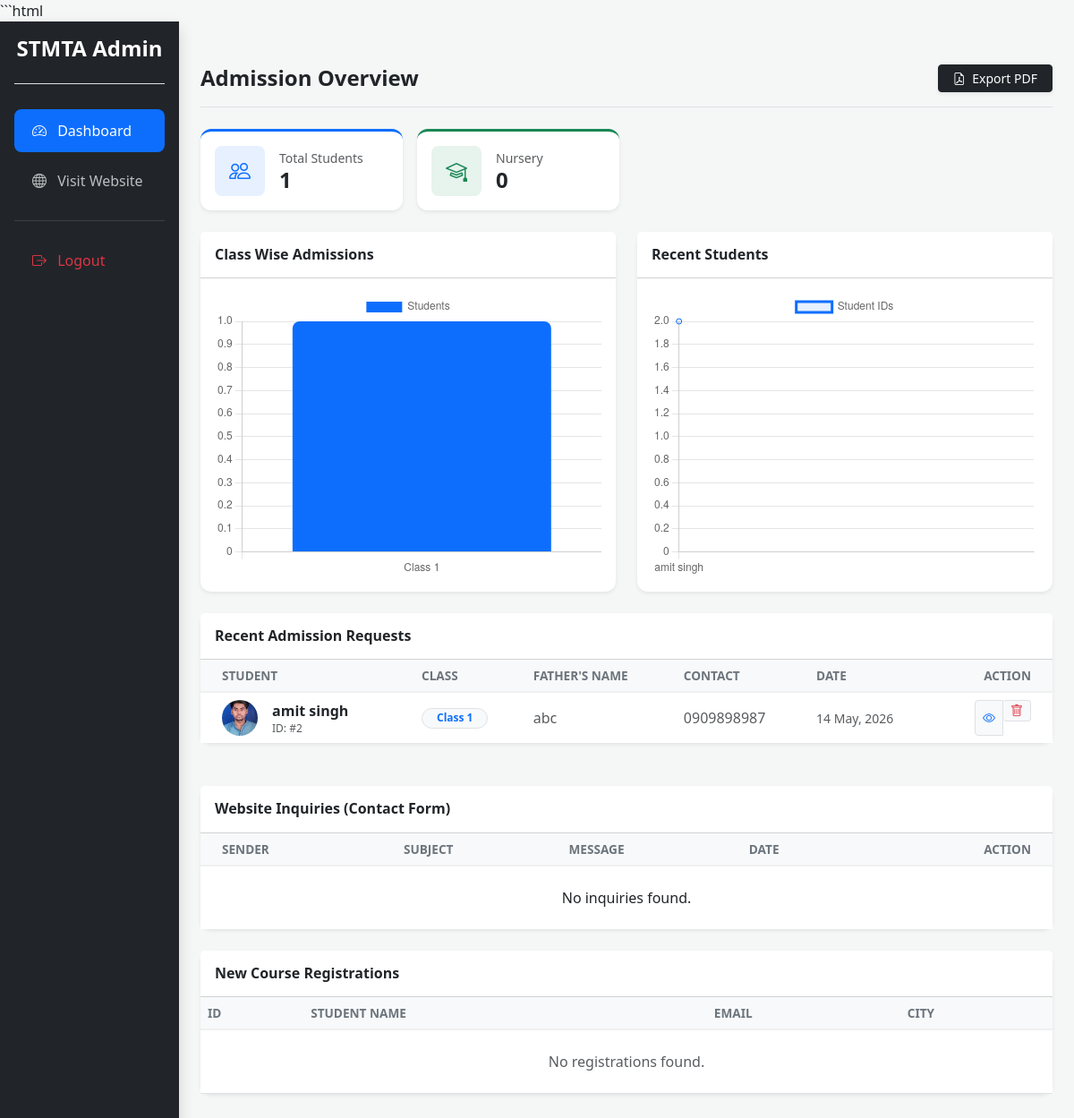
Page /dashboard/ (signed in) on the earlier database version.
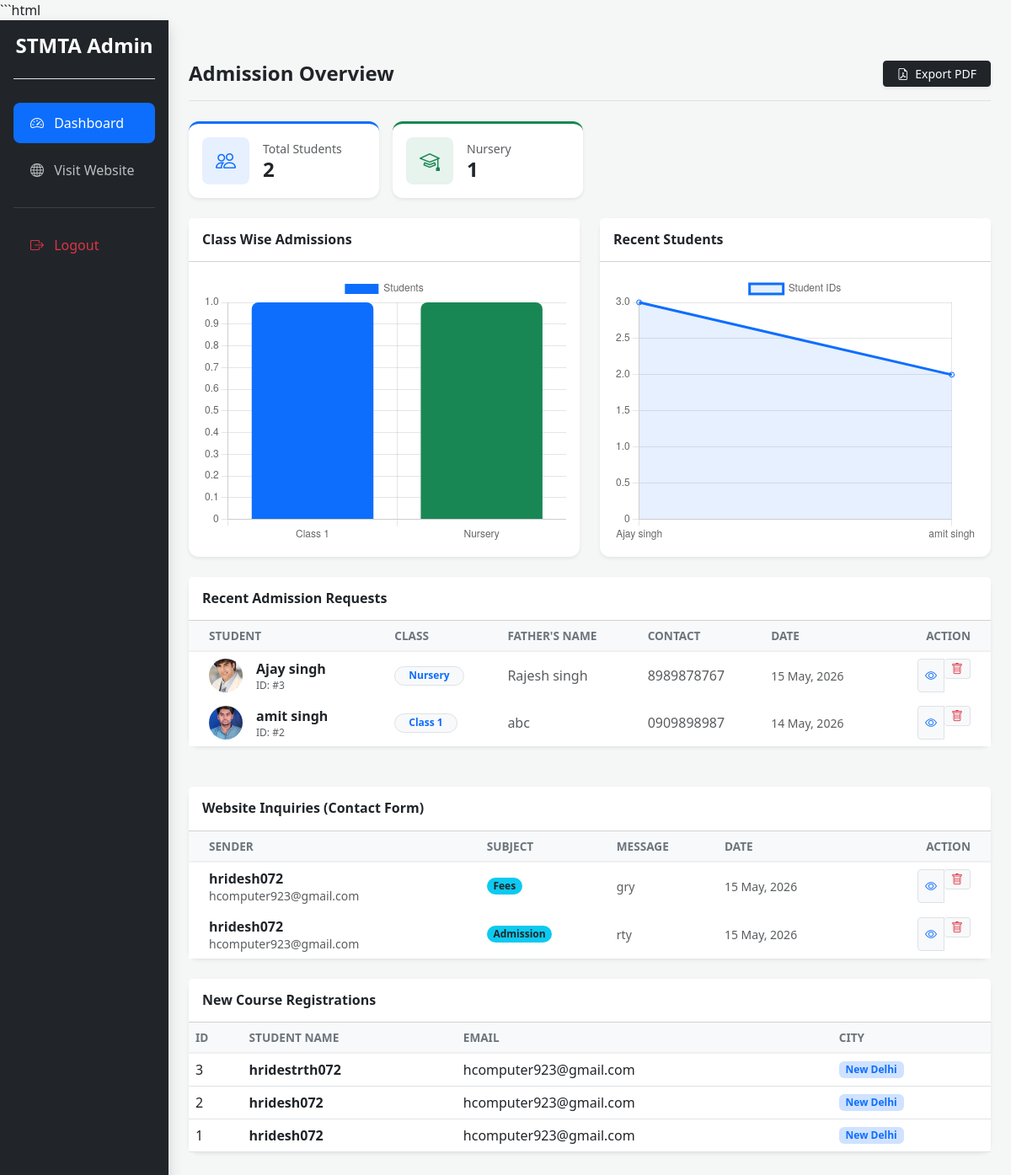
Same page on the later database version.
### hbpage/models.py (models this page shows, shortened)
class Admission(models.Model):
    GENDER_CHOICES = [('Male', 'Male'), ('Female', 'Female'), ('Other', 'Other')]
    student_photo = models.ImageField(upload_to='students/photos/', blank=True, null=True)
    student_name = models.CharField(max_length=100)
    father_name = models.CharField(max_length=100)
    mother_name = models.CharField(max_length=100)
    phone = models.CharField(max_length=15)
    adhar_no = models.CharField(max_length=12, blank=True, null=True) # Aadhaar field
    address = models.TextField()
    admission_class = models.CharField(max_length=20)
    admission_date = models.DateField(default=timezone.now)
    gender = models.CharField(max_length=10, choices=GENDER_CHOICES)
    dob = models.DateField()
    submitted_at = models.DateTimeField(auto_now_add=True)

class ContactInquiry(models.Model):
    name = models.CharField(max_length=100)
    email = models.EmailField()
    subject = models.CharField(max_length=100)
    message = models.TextField()
    submitted_at = models.DateTimeField(auto_now_add=True)

class StudentRegistration(models.Model):
    name = models.CharField(max_length=100)
    email = models.EmailField()
    city = models.CharField(max_length=100)

### hbpage/views.py (the view)
# urls.py: path('dashboard/', dashboardPage, name="dashboard"),
@login_required(login_url='login')
def dashboardPage(request):
    admissions = Admission.objects.all().order_by("-id")
    total_count = admissions.count()
    registrations = StudentRegistration.objects.all().order_by('-id')
    nursery_count = admissions.filter(admission_class="Nursery").count()
    inquiries = ContactInquiry.objects.all().order_by('-id')
    class_data = (
        Admission.objects
        .values('admission_class')
        .annotate(total=Count('id'))
        .order_by('admission_class')
    )
    class_labels = [item['admission_class'] for item in class_data]
    class_totals = [item['total'] for item in class_data]
    recent_students = (
        Admission.objects
        .order_by('-submitted_at')[:7]
    )
    student_names = [student.student_name for student in recent_students]
    student_ids = [student.id for student in recent_students]
    context = {
        "admissions": admissions,
        'registrations': registrations,
        "total_count": total_count,
        "nursery_count": nursery_count,
        "inquiries": inquiries,
        "class_labels": class_labels,
        "class_totals": class_totals,
        "student_names": student_names,
        "student_ids": student_ids,
    }
    return render(request, "dashboard/index.html", context)

### templates/dashboard/index.html (shortened to what this page needs)
{% extends "dashboard/layout.html" %}
{% block dashboard_content %}
<div class="d-flex justify-content-between align-items-center pt-4 pb-3 mb-4 border-bottom">
    <h1 class="h4 fw-bold mb-0 text-dark">
        Admission Overview
    </h1>
    <div class="btn-toolbar">
        <button type="button" class="btn btn-sm btn-dark px-3 shadow-sm">
            <i class="bi bi-file-earmark-pdf me-1"></i>
            Export PDF
        </button>
    </div>
</div>
<div class="row g-3 mb-4">
    <div class="col-md-6 col-lg-3">
        <div class="card border-0 shadow-sm"
             style="border-top:3px solid #0d6efd !important;">
            <div class="card-body d-flex align-items-center p-3">
                <div class="flex-shrink-0 bg-primary bg-opacity-10 p-3 rounded-3 text-primary me-3">
                    <i class="bi bi-people fs-4"></i>
                </div>
                <div>
                    <p class="small text-muted mb-0">
                        Total Students
                    </p>
                    <h4 class="fw-bold mb-0">
                        {{ total_count }}
                    </h4>
                </div>
            </div>
        </div>
    </div>
    <div class="col-md-6 col-lg-3">
        <div class="card border-0 shadow-sm"
             style="border-top:3px solid #198754 !important;">
            <div class="card-body d-flex align-items-center p-3">
                <div class="flex-shrink-0 bg-success bg-opacity-10 p-3 rounded-3 text-success me-3">
                    <i class="bi bi-mortarboard fs-4"></i>
                </div>
                <div>
                    <p class="small text-muted mb-0">
                        Nursery
                    </p>
                    <h4 class="fw-bold mb-0">
                        {{ nursery_count|default:"0" }}
                    </h4>
                </div>
            </div>
        </div>
    </div>
</div>
<div class="row g-4 mb-4">
    <div class="col-lg-6">
        <div class="card border-0 shadow-sm h-100">
            <div class="card-header bg-white py-3">
                <h6 class="fw-bold mb-0">
                    Class Wise Admissions
                </h6>
            </div>
            <div class="card-body" style="height:350px;">
                <canvas id="classChart"></canvas>
            </div>
        </div>
    </div>
    <div class="col-lg-6">
        <div class="card border-0 shadow-sm h-100">
            <div class="card-header bg-white py-3">
                <h6 class="fw-bold mb-0">
                    Recent Students
                </h6>
            </div>
            <div class="card-body" style="height:350px;">
                <canvas id="studentChart"></canvas>
            </div>
        </div>
    </div>
</div>
<div class="card border-0 shadow-sm mb-5">
    <div class="card-header bg-white py-3">
        <h6 class="fw-bold mb-0">
            Recent Admission Requests
        </h6>
    </div>
    <div class="table-responsive">
        <table class="table table-hover table-borderless align-middle mb-0">
            <thead class="table-light text-muted small">
                <tr>
                    <th class="ps-4">STUDENT</th>
                    <th>CLASS</th>
                    <th>FATHER'S NAME</th>
                    <th>CONTACT</th>
                    <th>DATE</th>
                    <th class="text-end pe-4">ACTION</th>
                </tr>
            </thead>
            <tbody>
                {% for student in admissions %}
                <tr>
                    <td class="ps-4">
                        <div class="d-flex align-items-center">
                            {% if student.student_photo %}
                                <img src="{{ student.student_photo.url }}"
                                     class="rounded-circle me-3"
                                     width="40"
                                     height="40"
                                     style="object-fit:cover;">
                            {% else %}
                                <div class="bg-light rounded-circle me-3 text-secondary d-flex align-items-center justify-content-center"
                                     style="width:40px;height:40px;">
                                    <i class="bi bi-person"></i>
                                </div>
                            {% endif %}
                            <div>
                                <div class="fw-semibold text-dark">
                                    {{ student.student_name }}
                                </div>
                                <div class="text-muted"
                                     style="font-size:0.75rem;">
                                    ID: #{{ student.id }}
                                </div>
                            </div>
                        </div>
                    </td>
                    <td>
                        <span class="badge rounded-pill bg-light text-primary border px-3">
                            {{ student.admission_class }}
                        </span>
                    </td>
                    <td class="text-muted">
                        {{ student.father_name }}
                    </td>
                    <td class="text-muted">
                        {{ student.phone }}
                    </td>
                    <td class="small text-muted">
                        {{ student.submitted_at|date:"d M, Y" }}
                    </td>
                    <td class="text-end pe-4">
                        <div class="btn-group">
                            <button class="btn btn-sm btn-light border"
                                    data-bs-toggle="modal"
                                    data-bs-target="#studentModal{{ student.id }}">
                                <i class="bi bi-eye text-primary"></i>
                            </button>
                            <form action="{% url 'delete_admission' student.id %}"
                                  method="POST"
                                  class="d-inline"
                                  onsubmit="return confirm('Delete this application?');">
                                <button type="submit"
                                        class="btn btn-sm btn-light border border-start-0">
                                    <i class="bi bi-trash text-danger"></i>
                                </button>
                            </form>
                        </div>
                    </td>
                </tr>
                {% endfor %}
            </tbody>
        </table>
    </div>
</div>
{% include "dashboard/contact_table.html" %}
{% include "dashboard/signupqueries.html" %}
<script>
document.addEventListener("DOMContentLoaded", function () {
    // CLASS BAR CHART
    const classCtx = document.getElementById('classChart');
    new Chart(classCtx, {
        type: 'bar',
        data: {
            labels: {{ class_labels|safe }},
            datasets: [{
                label: 'Students',
                data: {{ class_totals|safe }},
                backgroundColor: [
                    '#0d6efd',
                    '#198754',
                    '#ffc107',
                    '#dc3545',
                    '#6f42c1',
                    '#20c997'
                ],
                borderRadius: 8
            }]
        },
        options: {
            responsive: true,
            maintainAspectRatio: false,
            scales: {
                y: {
                    beginAtZero: true
                }
            }
        }
    });
    // STUDENT LINE CHART
    const studentCtx = document.getElementById('studentChart');
    new Chart(studentCtx, {
        type: 'line',
        data: {
            labels: {{ student_names|safe }},
            datasets: [{
                label: 'Student IDs',
                data: {{ student_ids|safe }},
                borderColor: '#0d6efd',
                backgroundColor: 'rgba(13,110,253,0.1)',
                fill: true,
                tension: 0.4
            }]
        },
        options: {
            responsive: true,
            maintainAspectRatio: false,
            scales: {
                y: {
                    beginAtZero: true
                }
            }
        }
    });
});
</script>
{% endblock %}

### templates/dashboard/contact_table.html (shortened to what this page needs)
<div class="card border-0 shadow-sm mt-5">
    <div class="card-header bg-white py-3">
        <h6 class="fw-bold mb-0">Website Inquiries (Contact Form)</h6>
    </div>
    <div class="table-responsive">
        <table class="table table-hover table-borderless align-middle mb-0">
            <thead class="table-light text-muted small">
                <tr>
                    <th class="ps-4">SENDER</th>
                    <th>SUBJECT</th>
                    <th>MESSAGE</th>
                    <th>DATE</th>
                    <th class="text-end pe-4">ACTION</th>
                </tr>
            </thead>
            <tbody>
                {% for inq in inquiries %}
                <tr>
                    <td class="ps-4">
                        <div class="fw-bold text-dark">{{ inq.name }}</div>
                        <div class="text-muted small">{{ inq.email }}</div>
                    </td>
                    <td>
                        <span class="badge rounded-pill bg-info text-dark">
                            {{ inq.subject }}
                        </span>
                    </td>
                    <td class="text-muted small"
                        style="max-width:250px; overflow:hidden; text-overflow:ellipsis; white-space:nowrap;">
                        {{ inq.message }}
                    </td>
                    <td class="small text-muted">
                        {{ inq.submitted_at|date:"d M, Y" }}
                    </td>
                    <td class="text-end pe-4">
                        <div class="btn-group">
                            <button class="btn btn-sm btn-light border"
                                    data-bs-toggle="modal"
                                    data-bs-target="#inquiryModal{{ inq.id }}">
                                <i class="bi bi-eye text-primary"></i>
                            </button>
                            <form action="{% url 'delete_inquiry' inq.id %}"
                                  method="POST"
                                  class="d-inline"
                                  onsubmit="return confirm('Delete this inquiry?');">
                                <button type="submit"
                                        class="btn btn-sm btn-light border border-start-0">
                                    <i class="bi bi-trash text-danger"></i>
                                </button>
                            </form>
                        </div>
                    </td>
                </tr>
                {% empty %}
                <tr>
                    <td colspan="5" class="text-center py-4">
                        No inquiries found.
                    </td>
                </tr>
                {% endfor %}
            </tbody>
        </table>
    </div>
</div>

### templates/dashboard/signupqueries.html
<div class="card border-0 shadow-sm my-4">
    <div class="card-header bg-white py-3">
        <h6 class="fw-bold mb-0">
            New Course Registrations
        </h6>
    </div>
    <div class="table-responsive">
        <table class="table table-hover align-middle mb-0">
            <thead class="table-light">
                <tr>
                    <th>ID</th>
                    <th>Student Name</th>
                    <th>Email</th>
                    <th>City</th>
                </tr>
            </thead>
            <tbody>
                {% for reg in registrations %}
                <tr>
                    <td>
                        {{ reg.id }}
                    </td>
                    <td>
                        <div class="fw-semibold">
                            {{ reg.name }}
                        </div>
                    </td>
                    <td>
                        {{ reg.email }}
                    </td>
                    <td>
                        <span class="badge bg-primary-subtle text-primary">
                            {{ reg.city }}
                        </span>
                    </td>
                </tr>
                {% empty %}
                <tr>
                    <td colspan="4" class="text-center py-4 text-muted">
                        No registrations found.
                    </td>
                </tr>
                {% endfor %}
            </tbody>
        </table>
    </div>
</div>

Differences in the rows shown:
added Admission: student_photo (picture), student_name "Ajay singh", id "3", admission_class "Nursery", father_name "Rajesh singh", phone "8989878767", submitted_at "15 May, 2026"
added ContactInquiry: name "hridesh072", email "hcomputer923@gmail.com", subject "Fees", message "gry", submitted_at "15 May, 2026"
added ContactInquiry: name "hridesh072", email "hcomputer923@gmail.com", subject "Admission", message "rty", submitted_at "15 May, 2026"
added StudentRegistration: id "3", name "hridestrth072", email "hcomputer923@gmail.com", city "New Delhi"
added StudentRegistration: id "2", name "hridesh072", email "hcomputer923@gmail.com", city "New Delhi"
added StudentRegistration: id "1", name "hridesh072", email "hcomputer923@gmail.com", city "New Delhi"
Other differences:
{{ total_count }}: "1" → "2"
{{ nursery_count|default:"0" }}: "0" → "1"
chart data {{ class_labels|safe }}: ['Class 1'] → ['Class 1', 'Nursery']
chart data {{ class_totals|safe }}: [1] → [1, 1]
chart data {{ student_names|safe }}: ['amit singh'] → ['Ajay singh', 'amit singh']
chart data {{ student_ids|safe }}: [2] → [3, 2]
text no longer shown: "No inquiries found. No registrations found."
